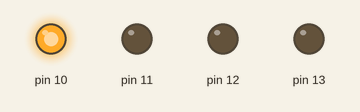
A sketch run on a simulated Arduino Uno, built with avr-gcc and run on an emulated ATmega328P. Parts: output pins drawn as LEDs (lit = HIGH).

Above: at 0.5 s.
At 2.5 s:
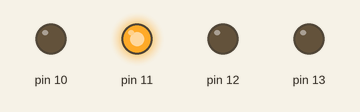
At 4.5 s:
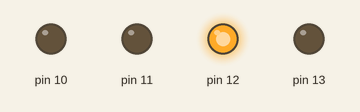
At 6.5 s:
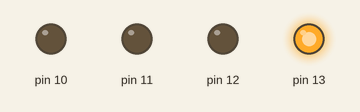
At 9.5 s:
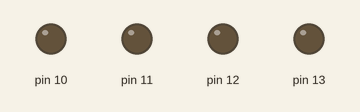
Timing chart, 0 to 10.4 s (numbered marks = the images above):
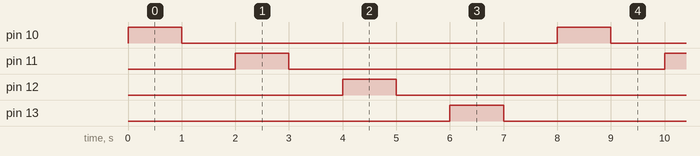

The sketch:

powerful_kasi_crift1__2_.ino
```cpp
int i = 0;

int counter;

void setup()
{
  pinMode(10, OUTPUT);
  pinMode(11, OUTPUT);
  pinMode(12, OUTPUT);
  pinMode(13, OUTPUT);
}

void loop()
{
  for (counter = 0; counter < 10; ++counter) {
    digitalWrite(10, HIGH);
    delay(1000); // Wait for 1000 millisecond(s)
    digitalWrite(10, LOW);
    delay(1000); // Wait for 1000 millisecond(s)
    digitalWrite(11, HIGH);
    delay(1000); // Wait for 1000 millisecond(s)
    digitalWrite(11, LOW);
    delay(1000); // Wait for 1000 millisecond(s)
    digitalWrite(12, HIGH);
    delay(1000); // Wait for 1000 millisecond(s)
    digitalWrite(12, LOW);
    delay(1000); // Wait for 1000 millisecond(s)
    digitalWrite(13, HIGH);
    delay(1000); // Wait for 1000 millisecond(s)
    digitalWrite(13, LOW);
    delay(1000); // Wait for 1000 millisecond(s)
  }
}
```

Measured:
- by itself, pin 10–13: alternates HIGH for 1.0 s and LOW for 7.0 s
- by itself, everything shown: repeats every 8.0 s, in 8 steps
